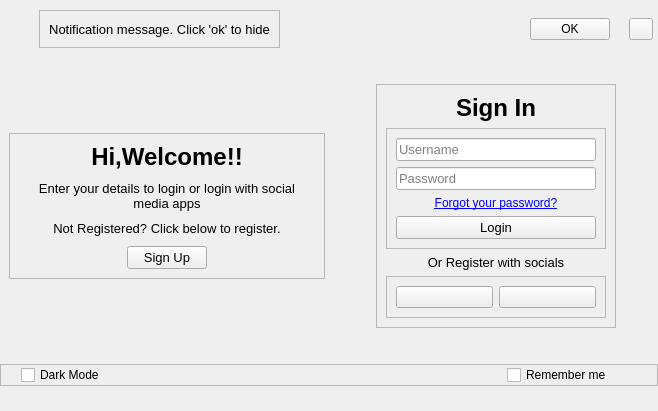
<?xml version="1.0" encoding="UTF-8"?>
<ui version="4.0">
 <class>MainWindow</class>
 <widget class="QMainWindow" name="MainWindow">
  <property name="geometry">
   <rect>
    <x>0</x>
    <y>0</y>
    <width>658</width>
    <height>411</height>
   </rect>
  </property>
  <property name="windowTitle">
   <string>MainWindow</string>
  </property>
  <property name="accessibleDescription">
   <string/>
  </property>
  <widget class="QWidget" name="centralwidget">
   <property name="cursor">
    <cursorShape>ArrowCursor</cursorShape>
   </property>
   <layout class="QVBoxLayout" name="verticalLayout">
    <property name="spacing">
     <number>0</number>
    </property>
    <property name="leftMargin">
     <number>0</number>
    </property>
    <property name="topMargin">
     <number>5</number>
    </property>
    <property name="rightMargin">
     <number>0</number>
    </property>
    <property name="bottomMargin">
     <number>25</number>
    </property>
    <item>
     <widget class="QWidget" name="header" native="true">
      <property name="minimumSize">
       <size>
        <width>0</width>
        <height>0</height>
       </size>
      </property>
      <layout class="QHBoxLayout" name="horizontalLayout_2">
       <property name="spacing">
        <number>0</number>
       </property>
       <property name="leftMargin">
        <number>10</number>
       </property>
       <property name="topMargin">
        <number>5</number>
       </property>
       <property name="rightMargin">
        <number>5</number>
       </property>
       <property name="bottomMargin">
        <number>0</number>
       </property>
       <item>
        <widget class="QCustomSlideMenu" name="notification_slide" native="true">
         <property name="minimumSize">
          <size>
           <width>600</width>
           <height>0</height>
          </size>
         </property>
         <property name="maximumSize">
          <size>
           <width>600</width>
           <height>16777215</height>
          </size>
         </property>
         <layout class="QHBoxLayout" name="horizontalLayout_6">
          <property name="spacing">
           <number>3</number>
          </property>
          <property name="leftMargin">
           <number>0</number>
          </property>
          <property name="topMargin">
           <number>0</number>
          </property>
          <property name="rightMargin">
           <number>0</number>
          </property>
          <property name="bottomMargin">
           <number>0</number>
          </property>
          <item alignment="Qt::AlignHCenter">
           <widget class="QFrame" name="frame_9">
            <property name="minimumSize">
             <size>
              <width>234</width>
              <height>38</height>
             </size>
            </property>
            <property name="frameShape">
             <enum>QFrame::StyledPanel</enum>
            </property>
            <property name="frameShadow">
             <enum>QFrame::Raised</enum>
            </property>
            <layout class="QHBoxLayout" name="horizontalLayout_7">
             <item>
              <widget class="QLabel" name="notification_txt">
               <property name="sizePolicy">
                <sizepolicy hsizetype="Preferred" vsizetype="Preferred">
                 <horstretch>0</horstretch>
                 <verstretch>0</verstretch>
                </sizepolicy>
               </property>
               <property name="font">
                <font>
                 <pointsize>10</pointsize>
                </font>
               </property>
               <property name="text">
                <string>Notification message. Click 'ok' to hide</string>
               </property>
               <property name="alignment">
                <set>Qt::AlignCenter</set>
               </property>
               <property name="wordWrap">
                <bool>false</bool>
               </property>
              </widget>
             </item>
            </layout>
           </widget>
          </item>
          <item alignment="Qt::AlignRight">
           <widget class="QPushButton" name="close_notification">
            <property name="sizePolicy">
             <sizepolicy hsizetype="Fixed" vsizetype="Fixed">
              <horstretch>0</horstretch>
              <verstretch>0</verstretch>
             </sizepolicy>
            </property>
            <property name="cursor">
             <cursorShape>PointingHandCursor</cursorShape>
            </property>
            <property name="text">
             <string>OK</string>
            </property>
            <property name="icon">
             <iconset resource="../Qss/icons/_icons.qrc">
              <normaloff>:/feather/icons/feather/check.png</normaloff>:/feather/icons/feather/check.png</iconset>
            </property>
           </widget>
          </item>
         </layout>
        </widget>
       </item>
       <item alignment="Qt::AlignRight|Qt::AlignVCenter">
        <widget class="QPushButton" name="close_window_button">
         <property name="sizePolicy">
          <sizepolicy hsizetype="Minimum" vsizetype="Fixed">
           <horstretch>0</horstretch>
           <verstretch>0</verstretch>
          </sizepolicy>
         </property>
         <property name="minimumSize">
          <size>
           <width>0</width>
           <height>0</height>
          </size>
         </property>
         <property name="maximumSize">
          <size>
           <width>24</width>
           <height>24</height>
          </size>
         </property>
         <property name="cursor">
          <cursorShape>PointingHandCursor</cursorShape>
         </property>
         <property name="autoFillBackground">
          <bool>false</bool>
         </property>
         <property name="text">
          <string/>
         </property>
         <property name="icon">
          <iconset resource="../Qss/icons/_icons.qrc">
           <normaloff>:/feather/icons/feather/x-circle.png</normaloff>:/feather/icons/feather/x-circle.png</iconset>
         </property>
        </widget>
       </item>
      </layout>
     </widget>
    </item>
    <item>
     <widget class="QWidget" name="main_body" native="true">
      <property name="cursor">
       <cursorShape>PointingHandCursor</cursorShape>
      </property>
      <property name="styleSheet">
       <string notr="true"/>
      </property>
      <layout class="QHBoxLayout" name="horizontalLayout">
       <property name="spacing">
        <number>0</number>
       </property>
       <property name="leftMargin">
        <number>0</number>
       </property>
       <property name="topMargin">
        <number>0</number>
       </property>
       <property name="rightMargin">
        <number>0</number>
       </property>
       <property name="bottomMargin">
        <number>0</number>
       </property>
       <item>
        <widget class="QCustomQStackedWidget" name="stackedWidget">
         <property name="styleSheet">
          <string notr="true"/>
         </property>
         <property name="currentIndex">
          <number>0</number>
         </property>
         <widget class="QWidget" name="welcome_login_pg">
          <property name="styleSheet">
           <string notr="true"/>
          </property>
          <layout class="QVBoxLayout" name="verticalLayout_2">
           <item alignment="Qt::AlignHCenter|Qt::AlignVCenter">
            <widget class="QFrame" name="frame">
             <property name="frameShape">
              <enum>QFrame::StyledPanel</enum>
             </property>
             <property name="frameShadow">
              <enum>QFrame::Raised</enum>
             </property>
             <layout class="QVBoxLayout" name="verticalLayout_3">
              <property name="spacing">
               <number>10</number>
              </property>
              <property name="leftMargin">
               <number>9</number>
              </property>
              <property name="topMargin">
               <number>9</number>
              </property>
              <property name="rightMargin">
               <number>9</number>
              </property>
              <property name="bottomMargin">
               <number>9</number>
              </property>
              <item>
               <widget class="QLabel" name="label">
                <property name="text">
                 <string>&lt;html&gt;&lt;head/&gt;&lt;body&gt;&lt;p align=&quot;center&quot;&gt;&lt;span style=&quot; font-size:18pt; font-weight:600;&quot;&gt;Hi,Welcome!!&lt;/span&gt;&lt;/p&gt;&lt;/body&gt;&lt;/html&gt;</string>
                </property>
               </widget>
              </item>
              <item>
               <widget class="QLabel" name="label_2">
                <property name="sizePolicy">
                 <sizepolicy hsizetype="Expanding" vsizetype="Preferred">
                  <horstretch>0</horstretch>
                  <verstretch>0</verstretch>
                 </sizepolicy>
                </property>
                <property name="font">
                 <font>
                  <pointsize>10</pointsize>
                 </font>
                </property>
                <property name="text">
                 <string>Enter your details to login or login with social media apps</string>
                </property>
                <property name="alignment">
                 <set>Qt::AlignCenter</set>
                </property>
                <property name="wordWrap">
                 <bool>true</bool>
                </property>
               </widget>
              </item>
              <item>
               <widget class="QLabel" name="label_3">
                <property name="font">
                 <font>
                  <pointsize>10</pointsize>
                 </font>
                </property>
                <property name="text">
                 <string>Not Registered? Click below to register.</string>
                </property>
                <property name="alignment">
                 <set>Qt::AlignCenter</set>
                </property>
               </widget>
              </item>
              <item alignment="Qt::AlignHCenter">
               <widget class="QPushButton" name="to_signup">
                <property name="minimumSize">
                 <size>
                  <width>0</width>
                  <height>0</height>
                 </size>
                </property>
                <property name="font">
                 <font>
                  <pointsize>10</pointsize>
                 </font>
                </property>
                <property name="cursor">
                 <cursorShape>PointingHandCursor</cursorShape>
                </property>
                <property name="text">
                 <string>Sign Up</string>
                </property>
               </widget>
              </item>
             </layout>
            </widget>
           </item>
          </layout>
         </widget>
         <widget class="QWidget" name="welcome_signup_pg">
          <layout class="QVBoxLayout" name="verticalLayout_8">
           <item alignment="Qt::AlignHCenter|Qt::AlignVCenter">
            <widget class="QFrame" name="frame_5">
             <property name="frameShape">
              <enum>QFrame::StyledPanel</enum>
             </property>
             <property name="frameShadow">
              <enum>QFrame::Raised</enum>
             </property>
             <layout class="QVBoxLayout" name="verticalLayout_7">
              <property name="spacing">
               <number>10</number>
              </property>
              <property name="leftMargin">
               <number>9</number>
              </property>
              <property name="topMargin">
               <number>9</number>
              </property>
              <property name="rightMargin">
               <number>9</number>
              </property>
              <property name="bottomMargin">
               <number>9</number>
              </property>
              <item>
               <widget class="QLabel" name="label_7">
                <property name="text">
                 <string>&lt;html&gt;&lt;head/&gt;&lt;body&gt;&lt;p align=&quot;center&quot;&gt;&lt;span style=&quot; font-size:18pt; font-weight:600;&quot;&gt;Hi,Welcome!!&lt;/span&gt;&lt;/p&gt;&lt;/body&gt;&lt;/html&gt;</string>
                </property>
               </widget>
              </item>
              <item>
               <widget class="QLabel" name="label_8">
                <property name="font">
                 <font>
                  <pointsize>10</pointsize>
                 </font>
                </property>
                <property name="text">
                 <string>Enter your details to register. You can also regsiter using social media apps</string>
                </property>
                <property name="alignment">
                 <set>Qt::AlignCenter</set>
                </property>
                <property name="wordWrap">
                 <bool>true</bool>
                </property>
               </widget>
              </item>
              <item>
               <widget class="QLabel" name="label_9">
                <property name="font">
                 <font>
                  <pointsize>10</pointsize>
                 </font>
                </property>
                <property name="text">
                 <string>Already Registered? Click below to login.</string>
                </property>
                <property name="alignment">
                 <set>Qt::AlignCenter</set>
                </property>
               </widget>
              </item>
              <item alignment="Qt::AlignHCenter">
               <widget class="QPushButton" name="to_login">
                <property name="font">
                 <font>
                  <pointsize>10</pointsize>
                 </font>
                </property>
                <property name="cursor">
                 <cursorShape>PointingHandCursor</cursorShape>
                </property>
                <property name="text">
                 <string>Login</string>
                </property>
               </widget>
              </item>
             </layout>
            </widget>
           </item>
          </layout>
         </widget>
        </widget>
       </item>
       <item>
        <widget class="QCustomQStackedWidget" name="stackedWidget_2">
         <property name="currentIndex">
          <number>0</number>
         </property>
         <widget class="QWidget" name="login_pg">
          <layout class="QVBoxLayout" name="verticalLayout_4">
           <item alignment="Qt::AlignHCenter|Qt::AlignVCenter">
            <widget class="QFrame" name="frame_2">
             <property name="frameShape">
              <enum>QFrame::StyledPanel</enum>
             </property>
             <property name="frameShadow">
              <enum>QFrame::Raised</enum>
             </property>
             <layout class="QVBoxLayout" name="verticalLayout_6">
              <item>
               <widget class="QLabel" name="label_4">
                <property name="text">
                 <string>&lt;html&gt;&lt;head/&gt;&lt;body&gt;&lt;p align=&quot;center&quot;&gt;&lt;span style=&quot; font-size:18pt; font-weight:600;&quot;&gt;Sign In&lt;/span&gt;&lt;/p&gt;&lt;/body&gt;&lt;/html&gt;</string>
                </property>
               </widget>
              </item>
              <item alignment="Qt::AlignHCenter|Qt::AlignVCenter">
               <widget class="QFrame" name="frame_3">
                <property name="minimumSize">
                 <size>
                  <width>200</width>
                  <height>0</height>
                 </size>
                </property>
                <property name="frameShape">
                 <enum>QFrame::StyledPanel</enum>
                </property>
                <property name="frameShadow">
                 <enum>QFrame::Raised</enum>
                </property>
                <layout class="QVBoxLayout" name="verticalLayout_5">
                 <item>
                  <widget class="QLineEdit" name="lineEdit">
                   <property name="minimumSize">
                    <size>
                     <width>200</width>
                     <height>0</height>
                    </size>
                   </property>
                   <property name="font">
                    <font>
                     <pointsize>10</pointsize>
                    </font>
                   </property>
                   <property name="placeholderText">
                    <string>Username</string>
                   </property>
                  </widget>
                 </item>
                 <item>
                  <widget class="QLineEdit" name="lineEdit_2">
                   <property name="minimumSize">
                    <size>
                     <width>200</width>
                     <height>0</height>
                    </size>
                   </property>
                   <property name="font">
                    <font>
                     <pointsize>10</pointsize>
                    </font>
                   </property>
                   <property name="placeholderText">
                    <string>Password</string>
                   </property>
                  </widget>
                 </item>
                 <item>
                  <widget class="QLabel" name="label_5">
                   <property name="text">
                    <string>&lt;html&gt;&lt;head/&gt;&lt;body&gt;&lt;p&gt;&lt;a href=&quot;google.com&quot;&gt;&lt;span style=&quot; text-decoration: underline; color:#0000ff;&quot;&gt;Forgot your password?&lt;/span&gt;&lt;/a&gt;&lt;/p&gt;&lt;/body&gt;&lt;/html&gt;</string>
                   </property>
                   <property name="alignment">
                    <set>Qt::AlignCenter</set>
                   </property>
                   <property name="openExternalLinks">
                    <bool>true</bool>
                   </property>
                  </widget>
                 </item>
                 <item>
                  <widget class="QPushButton" name="login_button">
                   <property name="font">
                    <font>
                     <pointsize>10</pointsize>
                    </font>
                   </property>
                   <property name="cursor">
                    <cursorShape>PointingHandCursor</cursorShape>
                   </property>
                   <property name="text">
                    <string>Login</string>
                   </property>
                  </widget>
                 </item>
                </layout>
               </widget>
              </item>
              <item>
               <widget class="QLabel" name="label_6">
                <property name="font">
                 <font>
                  <pointsize>10</pointsize>
                 </font>
                </property>
                <property name="text">
                 <string>Or Register with socials</string>
                </property>
                <property name="alignment">
                 <set>Qt::AlignCenter</set>
                </property>
               </widget>
              </item>
              <item>
               <widget class="QFrame" name="frame_4">
                <property name="frameShape">
                 <enum>QFrame::StyledPanel</enum>
                </property>
                <property name="frameShadow">
                 <enum>QFrame::Raised</enum>
                </property>
                <layout class="QHBoxLayout" name="horizontalLayout_3">
                 <item>
                  <widget class="QPushButton" name="google">
                   <property name="cursor">
                    <cursorShape>PointingHandCursor</cursorShape>
                   </property>
                   <property name="text">
                    <string/>
                   </property>
                   <property name="icon">
                    <iconset resource="../Qss/icons/_icons.qrc">
                     <normaloff>:/font_awesome_brands/icons/font_awesome/brands/google-plus-g.png</normaloff>:/font_awesome_brands/icons/font_awesome/brands/google-plus-g.png</iconset>
                   </property>
                   <property name="iconSize">
                    <size>
                     <width>24</width>
                     <height>24</height>
                    </size>
                   </property>
                  </widget>
                 </item>
                 <item>
                  <widget class="QPushButton" name="github">
                   <property name="cursor">
                    <cursorShape>PointingHandCursor</cursorShape>
                   </property>
                   <property name="text">
                    <string/>
                   </property>
                   <property name="icon">
                    <iconset resource="../Qss/icons/_icons.qrc">
                     <normaloff>:/font_awesome_brands/icons/font_awesome/brands/github.png</normaloff>:/font_awesome_brands/icons/font_awesome/brands/github.png</iconset>
                   </property>
                   <property name="iconSize">
                    <size>
                     <width>24</width>
                     <height>24</height>
                    </size>
                   </property>
                  </widget>
                 </item>
                </layout>
               </widget>
              </item>
             </layout>
            </widget>
           </item>
          </layout>
         </widget>
         <widget class="QWidget" name="signup_pg">
          <layout class="QVBoxLayout" name="verticalLayout_11">
           <item alignment="Qt::AlignHCenter|Qt::AlignVCenter">
            <widget class="QFrame" name="frame_6">
             <property name="frameShape">
              <enum>QFrame::StyledPanel</enum>
             </property>
             <property name="frameShadow">
              <enum>QFrame::Raised</enum>
             </property>
             <layout class="QVBoxLayout" name="verticalLayout_9">
              <item>
               <widget class="QLabel" name="label_10">
                <property name="text">
                 <string>&lt;html&gt;&lt;head/&gt;&lt;body&gt;&lt;p align=&quot;center&quot;&gt;&lt;span style=&quot; font-size:18pt; font-weight:600;&quot;&gt;Sign Up&lt;/span&gt;&lt;/p&gt;&lt;/body&gt;&lt;/html&gt;</string>
                </property>
               </widget>
              </item>
              <item alignment="Qt::AlignHCenter|Qt::AlignVCenter">
               <widget class="QFrame" name="frame_7">
                <property name="minimumSize">
                 <size>
                  <width>200</width>
                  <height>0</height>
                 </size>
                </property>
                <property name="frameShape">
                 <enum>QFrame::StyledPanel</enum>
                </property>
                <property name="frameShadow">
                 <enum>QFrame::Raised</enum>
                </property>
                <layout class="QVBoxLayout" name="verticalLayout_10">
                 <item>
                  <widget class="QLineEdit" name="lineEdit_4">
                   <property name="minimumSize">
                    <size>
                     <width>200</width>
                     <height>0</height>
                    </size>
                   </property>
                   <property name="font">
                    <font>
                     <pointsize>10</pointsize>
                    </font>
                   </property>
                   <property name="placeholderText">
                    <string>Username</string>
                   </property>
                  </widget>
                 </item>
                 <item>
                  <widget class="QLineEdit" name="lineEdit_5">
                   <property name="font">
                    <font>
                     <pointsize>10</pointsize>
                    </font>
                   </property>
                   <property name="placeholderText">
                    <string>Password</string>
                   </property>
                  </widget>
                 </item>
                 <item>
                  <widget class="QLineEdit" name="lineEdit_6">
                   <property name="font">
                    <font>
                     <pointsize>10</pointsize>
                    </font>
                   </property>
                   <property name="placeholderText">
                    <string>Confirm Password</string>
                   </property>
                  </widget>
                 </item>
                 <item>
                  <widget class="QLineEdit" name="lineEdit_3">
                   <property name="font">
                    <font>
                     <pointsize>10</pointsize>
                    </font>
                   </property>
                   <property name="placeholderText">
                    <string>Email ID</string>
                   </property>
                  </widget>
                 </item>
                 <item>
                  <widget class="QPushButton" name="register_button">
                   <property name="font">
                    <font>
                     <pointsize>10</pointsize>
                    </font>
                   </property>
                   <property name="cursor">
                    <cursorShape>PointingHandCursor</cursorShape>
                   </property>
                   <property name="text">
                    <string>Register</string>
                   </property>
                  </widget>
                 </item>
                </layout>
               </widget>
              </item>
              <item>
               <widget class="QLabel" name="label_12">
                <property name="font">
                 <font>
                  <pointsize>10</pointsize>
                 </font>
                </property>
                <property name="text">
                 <string>Or Register with socials</string>
                </property>
                <property name="alignment">
                 <set>Qt::AlignCenter</set>
                </property>
               </widget>
              </item>
              <item>
               <widget class="QFrame" name="frame_8">
                <property name="frameShape">
                 <enum>QFrame::StyledPanel</enum>
                </property>
                <property name="frameShadow">
                 <enum>QFrame::Raised</enum>
                </property>
                <layout class="QHBoxLayout" name="horizontalLayout_4">
                 <item>
                  <widget class="QPushButton" name="google_2">
                   <property name="cursor">
                    <cursorShape>PointingHandCursor</cursorShape>
                   </property>
                   <property name="text">
                    <string/>
                   </property>
                   <property name="icon">
                    <iconset resource="../Qss/icons/_icons.qrc">
                     <normaloff>:/font_awesome_brands/icons/font_awesome/brands/google-plus-g.png</normaloff>:/font_awesome_brands/icons/font_awesome/brands/google-plus-g.png</iconset>
                   </property>
                   <property name="iconSize">
                    <size>
                     <width>24</width>
                     <height>24</height>
                    </size>
                   </property>
                  </widget>
                 </item>
                 <item>
                  <widget class="QPushButton" name="github_2">
                   <property name="cursor">
                    <cursorShape>PointingHandCursor</cursorShape>
                   </property>
                   <property name="text">
                    <string/>
                   </property>
                   <property name="icon">
                    <iconset resource="../Qss/icons/_icons.qrc">
                     <normaloff>:/font_awesome_brands/icons/font_awesome/brands/github.png</normaloff>:/font_awesome_brands/icons/font_awesome/brands/github.png</iconset>
                   </property>
                   <property name="iconSize">
                    <size>
                     <width>24</width>
                     <height>24</height>
                    </size>
                   </property>
                  </widget>
                 </item>
                </layout>
               </widget>
              </item>
             </layout>
            </widget>
           </item>
          </layout>
         </widget>
        </widget>
       </item>
      </layout>
     </widget>
    </item>
    <item>
     <widget class="QFrame" name="footer">
      <property name="frameShape">
       <enum>QFrame::StyledPanel</enum>
      </property>
      <property name="frameShadow">
       <enum>QFrame::Raised</enum>
      </property>
      <layout class="QHBoxLayout" name="horizontalLayout_5">
       <property name="spacing">
        <number>0</number>
       </property>
       <property name="leftMargin">
        <number>20</number>
       </property>
       <property name="topMargin">
        <number>0</number>
       </property>
       <property name="rightMargin">
        <number>0</number>
       </property>
       <property name="bottomMargin">
        <number>0</number>
       </property>
       <item>
        <widget class="QCustomCheckBox" name="checkBox_2">
         <property name="text">
          <string>Dark Mode</string>
         </property>
         <property name="icon">
          <iconset resource="../Qss/icons/_icons.qrc">
           <normaloff>:/material_design/icons/material_design/color_lens.png</normaloff>:/material_design/icons/material_design/color_lens.png</iconset>
         </property>
        </widget>
       </item>
       <item alignment="Qt::AlignRight">
        <widget class="QCustomCheckBox" name="checkBox">
         <property name="minimumSize">
          <size>
           <width>150</width>
           <height>0</height>
          </size>
         </property>
         <property name="text">
          <string>Remember me</string>
         </property>
        </widget>
       </item>
      </layout>
     </widget>
    </item>
   </layout>
  </widget>
 </widget>
 <customwidgets>
  <customwidget>
   <class>QCustomQStackedWidget</class>
   <extends>QStackedWidget</extends>
   <header>Custom_Widgets.QCustomQStackedWidget.h</header>
   <container>1</container>
  </customwidget>
  <customwidget>
   <class>QCustomCheckBox</class>
   <extends>QCheckBox</extends>
   <header>Custom_Widgets.QCustomCheckBox.h</header>
  </customwidget>
  <customwidget>
   <class>QCustomSlideMenu</class>
   <extends>QWidget</extends>
   <header location="global">Custom_Widgets.QCustomSlideMenu.h</header>
   <container>1</container>
  </customwidget>
 </customwidgets>
 <resources>
  <include location="../../../OneDrive/Desktop/Savin sem4/resources.qrc"/>
  <include location="../Qss/icons/_icons.qrc"/>
 </resources>
 <connections/>
</ui>
